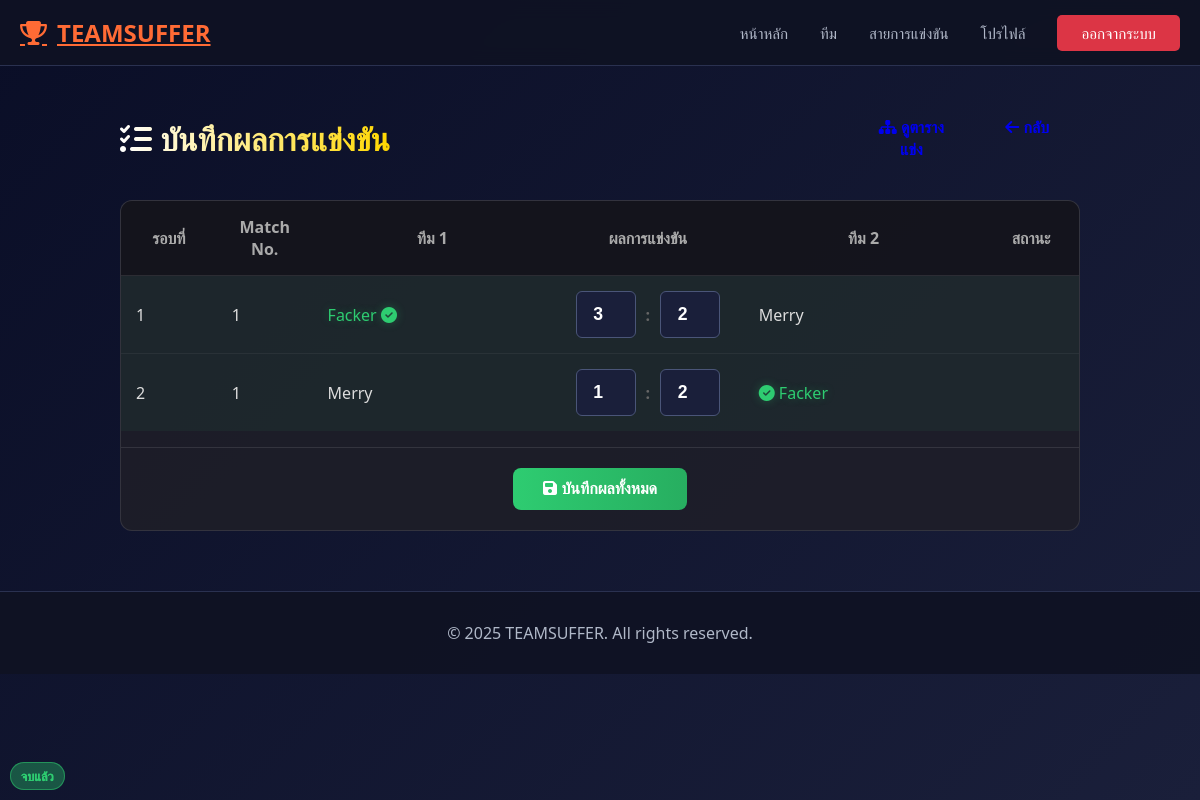
The app's page /tournaments/2/manage/ (signed in), older data.
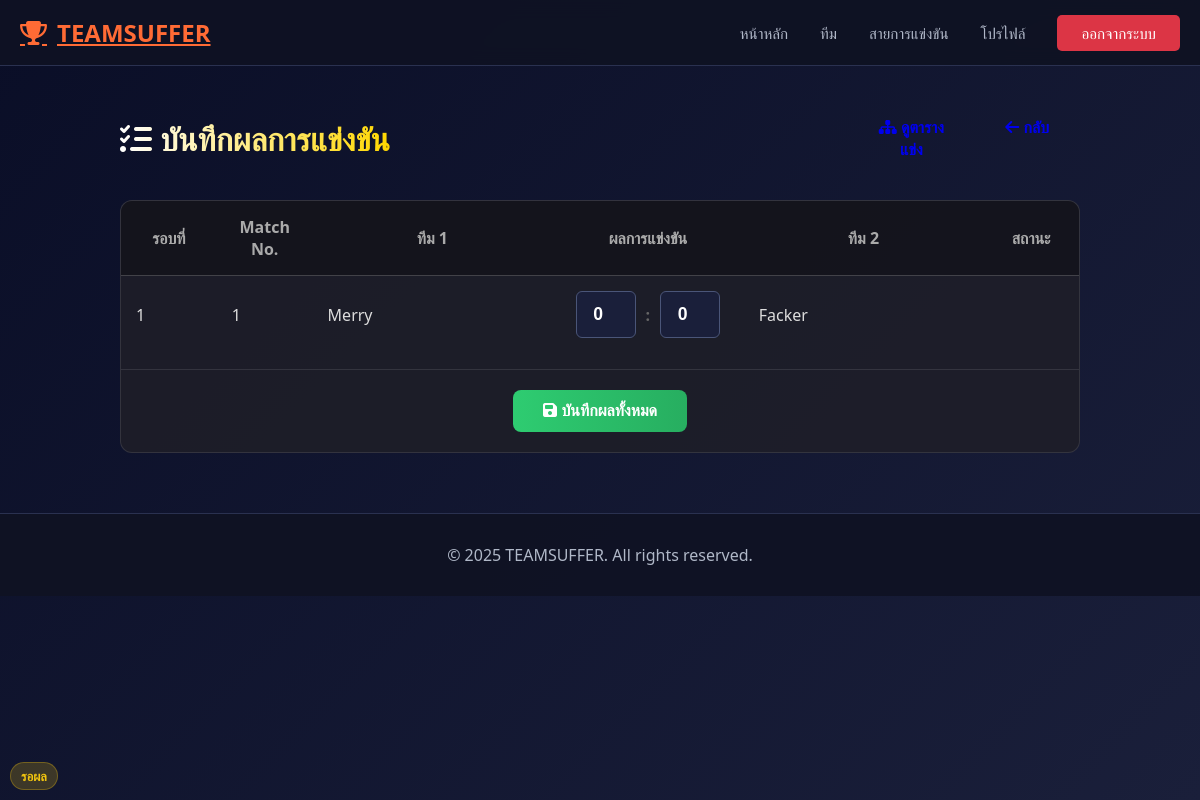
The same page, newer data.
### tournaments/models.py (models this page shows, shortened)
class Match(models.Model):
    tournament = models.ForeignKey(
        Tournament,
        on_delete=models.CASCADE,
        related_name='matches'
    )
    round_no = models.IntegerField()   # รอบที่เท่าไหร่ เช่น รอบแรก, รอบสอง
    match_no = models.IntegerField()   # ลำดับแมตช์ในรอบนั้น
    team1 = models.ForeignKey(
        Team,
        on_delete=models.CASCADE,
        related_name='matches_as_team1',
        null=True, blank=True
    )
    team2 = models.ForeignKey(
        Team,
        on_delete=models.CASCADE,
        related_name='matches_as_team2',
        null=True, blank=True
    )
    scheduled_at = models.DateTimeField()
    status = models.CharField(
        max_length=20,
        default='scheduled'
    )

class MatchResult(models.Model):
    match = models.OneToOneField(
        Match,
        on_delete=models.CASCADE,
        related_name='result'
    )
    winner_team = models.ForeignKey(
        Team,
        on_delete=models.CASCADE,
        related_name='wins'
    )
    team1_score = models.IntegerField()
    team2_score = models.IntegerField()
    reported_by = models.ForeignKey(
        settings.AUTH_USER_MODEL,
        on_delete=models.SET_NULL,
        null=True,
        related_name='reported_results'
    )
    reported_at = models.DateTimeField(auto_now_add=True)
    verified_by = models.ForeignKey(
        settings.AUTH_USER_MODEL,
        on_delete=models.SET_NULL,
        null=True,
        blank=True,
        related_name='verified_results'
    )
    verified_at = models.DateTimeField(null=True, blank=True)

### teams/models.py (models this page shows, shortened)
class Team(models.Model):
    name = models.CharField(max_length=100)
    description = models.TextField(blank=True)
    logo = models.ImageField(upload_to='teams/logos/', blank=True, null=True)
    logo_url = models.URLField(blank=True)
    join_code = models.CharField(max_length=32, blank=True, null=True)
    created_by = models.ForeignKey(
        settings.AUTH_USER_MODEL,        # ใช้ User ของ Django
        on_delete=models.CASCADE,        # ถ้าลบ user นี้ ทีมที่สร้างโดย user นี้จะถูกลบด้วย
        related_name='teams_created'     # ใช้เข้าถึงจาก user.teams_created
    )
    STATUS_CHOICES = [
        ('active', 'Active'),
        ('disbanded', 'Disbanded'),
        ('pending', 'Pending'),
    ]
    status = models.CharField(
        max_length=20,
        choices=STATUS_CHOICES,
        default='active',
    )
    game = models.ForeignKey(
        'tournaments.Game',
        on_delete=models.SET_NULL,
        null=True,
        blank=True,
        related_name='teams'
    )
    created_at = models.DateTimeField(auto_now_add=True)  # เซ็ตตอนสร้างครั้งแรก
    updated_at = models.DateTimeField(auto_now=True)      # อัปเดตทุกครั้งที่ save()

### tournaments/views.py (the view, shortened to what this page needs)
# urls.py: path('tournaments/<int:pk>/manage/', tournaments_views.manage_matches_view, name='manage_matches'),
@login_required
def manage_matches_view(request, pk):
    tournament = get_object_or_404(Tournament, pk=pk)
    if not is_tournament_admin(request.user, tournament):
        messages.error(request, "คุณไม่มีสิทธิ์จัดการผลการแข่งขันนี้")
        return redirect('tournament_detail', pk=pk)
    matches = Match.objects.filter(tournament=tournament).order_by('round_no', 'match_no').select_related('team1', 'team2', 'result')
    return render(request, 'tournaments/manage_matches.html', {'tournament': tournament, 'matches': matches})

### tournaments/views.py (called while the page is built)
def is_tournament_admin(user, tournament=None):
    if not user.is_authenticated:
        return False
    if user.is_superuser or user.is_staff:
        return True
    if hasattr(user, 'profile') and user.profile.role == 'tournament_admin':
        return True
    if tournament and tournament.created_by_id == user.id:
        return True
    return False

### templates/tournaments/manage_matches.html (shortened to what this page needs)
{% extends 'base.html' %}
{% load static %}
{% block content %}
<div class="admin-page-container">
    <div class="admin-header">
        <h2><i class="fas fa-tasks"></i> บันทึกผลการแข่งขัน</h2>
        <div style="display: flex; gap: 10px;">
            <a href="{% url 'tournament_bracket' tournament.pk %}" class="btn btn-secondary">
                <i class="fas fa-sitemap"></i> ดูตารางแข่ง
            </a>
            <a href="{% url 'tournament_detail' tournament.pk %}" class="btn btn-outline-light">
                <i class="fas fa-arrow-left"></i> กลับ
            </a>
        </div>
    </div>
    <div class="match-admin-card">
        {% if matches %}
        <form method="post" action="">
            <div class="table-responsive">
                <table class="table-custom">
                    <thead>
                        <tr>
                            <th width="10%">รอบที่</th>
                            <th width="10%">Match No.</th>
                            <th class="text-end">ทีม 1</th>
                            <th width="20%">ผลการแข่งขัน</th>
                            <th class="text-start">ทีม 2</th>
                            <th width="15%">สถานะ</th>
                        </tr>
                    </thead>
                    <tbody>
                        {% for match in matches %}
                        <tr style="{% if match.status == 'finished' %}background: rgba(46, 204, 113, 0.05);{% endif %}">
                            <td class="text-center">{{ match.round_no }}</td>
                            <td class="text-center">{{ match.match_no }}</td>
                            <td class="text-end team-name-col">
                                {% if match.team1 %}
                                <span
                                    style="{% if match.result.winner_team == match.team1 %}color: #2ecc71; text-shadow: 0 0 10px rgba(46, 204, 113, 0.3);{% endif %}">
                                    {{ match.team1.name }}
                                    {% if match.result.winner_team == match.team1 %}<i
                                        class="fas fa-check-circle ms-1"></i>{% endif %}
                                </span>
                                {% else %}
                                <span class="text-muted fst-italic">รอคู่แข่ง</span>
                                {% endif %}
                            </td>
                            <td>
                                <div class="team-input-group">
                                    {% if match.team1 and match.team2 %}
                                    <input type="number" name="score_{{ match.id }}_team1"
                                        value="{{ match.result.team1_score|default:0 }}" class="score-input" min="0">
                                    <span style="font-weight: bold; color: #666;">:</span>
                                    <input type="number" name="score_{{ match.id }}_team2"
                                        value="{{ match.result.team2_score|default:0 }}" class="score-input" min="0">
                                    {% else %}
                                    <span class="text-muted">-</span>
                                    {% endif %}
                                </div>
                            </td>
                            <td class="text-start team-name-col">
                                {% if match.team2 %}
                                <span
                                    style="{% if match.result.winner_team == match.team2 %}color: #2ecc71; text-shadow: 0 0 10px rgba(46, 204, 113, 0.3);{% endif %}">
                                    {% if match.result.winner_team == match.team2 %}<i
                                        class="fas fa-check-circle me-1"></i>{% endif %}
                                    {{ match.team2.name }}
                                </span>
                                {% else %}
                                <span class="text-muted fst-italic">รอคู่แข่ง</span>
                                {% endif %}
                            </td>
                            <td class="text-center">
                                {% if match.result %}
                                <span class="status-badge status-finished">จบแล้ว</span>
                                {% else %}
                                <span class="status-badge status-scheduled">รอผล</span>
                                {% endif %}
                            </td>
                        </tr>
                        {% endfor %}
                    </tbody>
                </table>
            </div>
            <div style="padding: 20px; text-align: center; border-top: 1px solid rgba(255,255,255,0.1);">
                <button type="submit" class="btn-save-all">
                    <i class="fas fa-save me-2"></i> บันทึกผลทั้งหมด
                </button>
            </div>
        </form>
        {% endif %}
    </div>
</div>
{% endblock %}

### templates/base.html (shortened to what this page needs)
<!DOCTYPE html>
<html lang="th">
<head>
    {% load static %}
    <link rel="stylesheet" href="{% static 'css/style.css' %}">
    <link href="https://cdnjs.cloudflare.com/ajax/libs/font-awesome/6.4.0/css/all.min.css" rel="stylesheet">
</head>
<body>
    <nav class="navbar">
        <div class="navbar-container">
            <a href="{% url 'home' %}" class="navbar-logo">
                <i class="fas fa-trophy"></i> TEAMSUFFER
            </a>
            <ul class="navbar-menu" id="navbarMenu">
                <li><a href="{% url 'home' %}" class="nav-link">หน้าหลัก</a></li>
                <li><a href="{% url 'teams_frontend' %}" class="nav-link">ทีม</a></li>
                <li><a href="{% url 'tournament_list' %}" class="nav-link">สายการแข่งขัน</a></li>
                {% if user.is_authenticated %}
                <li><a href="{% url 'account_profile' %}" class="nav-link">โปรไฟล์</a></li>
                <li><a href="{% url 'account_logout' %}" class="nav-link logout-btn">ออกจากระบบ</a></li>
                {% else %}
                <li><a href="{% url 'account_login' %}" class="nav-link login-btn">เข้าสู่ระบบ</a></li>
                {% endif %}
            </ul>
        </div>
    </nav>
    {% block content %}{% endblock %}
    <footer class="footer">
        <p>&copy; 2025 TEAMSUFFER. All rights reserved.</p>
    </footer>
</body>
</html>

### static/css/style.css (style rules this page uses)
:root { --primary-color: #ff6b35; --secondary-color: #004e89; --dark-bg: #0a0e27; --card-bg: #1a1f3a; --text-primary: #ffffff; --text-secondary: #b0b8c8; --border-color: #2a3150; }
*, *::before, *::after { margin: 0; padding: 0; box-sizing: border-box; }
html, body { overflow-x: hidden; max-width: 100vw; width: 100%; }
body { background: linear-gradient(135deg, #0a0e27 0%, #1a1f3a 100%); color: var(--text-primary); font-family: 'Segoe UI', Tahoma, Geneva, Verdana, sans-serif; min-height: 100vh; }
.navbar { background: rgba(15, 18, 35, 0.95); backdrop-filter: blur(10px); -webkit-backdrop-filter: blur(10px); border-bottom: 1px solid var(--border-color); padding: 1rem 0; position: sticky; top: 0; z-index: 100; }
.navbar-container { max-width: 1200px; margin: 0 auto; display: flex; justify-content: space-between; align-items: center; padding: 0 20px; }
.navbar-logo { font-size: 1.5rem; font-weight: bold; color: var(--primary-color); display: flex; align-items: center; gap: 10px; }
.navbar-menu { display: flex; list-style: none; gap: 2rem; align-items: center; }
.nav-link { color: var(--text-secondary); text-decoration: none; transition: color 0.3s ease; font-size: 0.95rem; }
.logout-btn { background: #dc3545; color: white !important; padding: 0.5rem 1.5rem; border-radius: 5px; }
.footer { background: rgba(15, 18, 35, 0.95); border-top: 1px solid var(--border-color); padding: 30px 20px; text-align: center; color: var(--text-secondary); margin-top: 60px; }
select, input[type="text"], input[type="email"], input[type="password"], input[type="number"], input[type="date"], input[type="url"], textarea { background: var(--card-bg, #1a1f3a) !important; color: var(--text-primary, #ffffff) !important; border: 1px solid #4a5578 !important; border-radius: 6px; padding: 12px 15px; }
.status-badge { position: absolute; bottom: 10px; left: 10px; padding: 6px 12px; border-radius: 5px; font-size: 0.8rem; font-weight: bold; text-transform: uppercase; }
.btn { display: inline-block; padding: 10px 20px; border-radius: 6px; text-decoration: none; font-weight: bold; transition: all 0.3s ease; cursor: pointer; border: none; text-align: center; width: 100%; }
.table-responsive { width: 100%; overflow-x: auto; -webkit-overflow-scrolling: touch; margin-bottom: 1rem; }

### templates/tournaments/manage_matches.html (style rules this page uses)
.admin-page-container { max-width: 1000px; margin: 40px auto; padding: 0 20px; }
.admin-header { display: flex; justify-content: space-between; align-items: center; margin-bottom: 30px; }
.admin-header h2 { font-size: 2rem; background: linear-gradient(to right, #fff, #ffd700); -webkit-background-clip: text; -webkit-text-fill-color: transparent; font-weight: 800; margin: 0; }
.match-admin-card { background: rgba(30, 30, 40, 0.9); border: 1px solid rgba(255, 255, 255, 0.1); border-radius: 12px; margin-bottom: 20px; overflow: hidden; }
.table-custom { width: 100%; border-collapse: collapse; color: #ddd; }
.table-custom th { background: rgba(0, 0, 0, 0.3); padding: 15px; text-align: center; font-weight: 600; color: #aaa; border-bottom: 1px solid rgba(255, 255, 255, 0.1); }
.table-custom td { padding: 15px; vertical-align: middle; border-bottom: 1px solid rgba(255, 255, 255, 0.05); }
.table-custom tr:last-child td { border-bottom: none; }
.team-input-group { display: flex; align-items: center; justify-content: center; gap: 10px; }
.score-input { width: 60px; padding: 8px; background: rgba(0, 0, 0, 0.3); border: 1px solid rgba(255, 255, 255, 0.2); border-radius: 6px; color: #fff; text-align: center; font-size: 1.1rem; font-weight: bold; }
.team-name-col { font-weight: 500; width: 25%; }
.status-badge { display: inline-block; padding: 4px 10px; border-radius: 20px; font-size: 0.8rem; font-weight: bold; text-transform: uppercase; }
.status-scheduled { background: rgba(241, 196, 15, 0.2); color: #f1c40f; border: 1px solid rgba(241, 196, 15, 0.3); }
.btn-save-all { background: linear-gradient(90deg, #2ecc71 0%, #27ae60 100%); color: white; border: none; padding: 12px 30px; border-radius: 8px; font-weight: bold; font-size: 1rem; cursor: pointer; transition: transform 0.2s, box-shadow 0.2s; }

Row changes from the older to the newer data that the page shows:
removed Match: round_no "1", match_no "1", team1.name "Facker", result.team1_score "3", result.team2_score "2", team2.name "Merry", shows "จบแล้ว"
removed Match: round_no "2", match_no "1", team1.name "Merry", result.team1_score "1", result.team2_score "2", team2.name "Facker", shows "จบแล้ว"
added Match: round_no "1", match_no "1", team1.name "Merry", result.team1_score "0", result.team2_score "0", team2.name "Facker", shows "รอผล", status "scheduled" (drawn)
